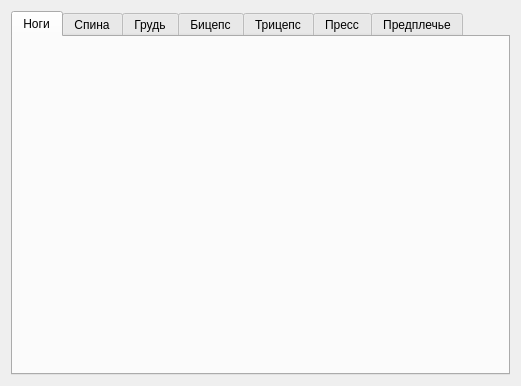
<?xml version="1.0" encoding="UTF-8"?>
<ui version="4.0">
 <class>ExerciseCatalogWindow</class>
 <widget class="QDialog" name="ExerciseCatalogWindow">
  <property name="geometry">
   <rect>
    <x>0</x>
    <y>0</y>
    <width>521</width>
    <height>386</height>
   </rect>
  </property>
  <property name="windowTitle">
   <string>Dialog</string>
  </property>
  <layout class="QGridLayout" name="gridLayout">
   <item row="0" column="0">
    <widget class="QTabWidget" name="TabsOfExercises">
     <property name="tabPosition">
      <enum>QTabWidget::North</enum>
     </property>
     <property name="currentIndex">
      <number>0</number>
     </property>
     <widget class="QWidget" name="tabLegs">
      <attribute name="title">
       <string>Ноги</string>
      </attribute>
     </widget>
     <widget class="QWidget" name="tabBack">
      <attribute name="title">
       <string>Спина</string>
      </attribute>
     </widget>
     <widget class="QWidget" name="tabChest">
      <attribute name="title">
       <string>Грудь</string>
      </attribute>
     </widget>
     <widget class="QWidget" name="tabBiceps">
      <attribute name="title">
       <string>Бицепс</string>
      </attribute>
     </widget>
     <widget class="QWidget" name="tabTriceps">
      <attribute name="title">
       <string>Трицепс</string>
      </attribute>
     </widget>
     <widget class="QWidget" name="tabAbdominal">
      <attribute name="title">
       <string>Пресс</string>
      </attribute>
     </widget>
     <widget class="QWidget" name="tabForearm">
      <attribute name="title">
       <string>Предплечье</string>
      </attribute>
     </widget>
    </widget>
   </item>
  </layout>
 </widget>
 <resources/>
 <connections/>
</ui>
